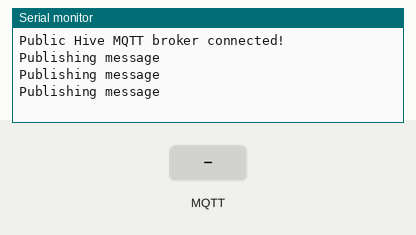
This sketch was run on a simulated ESP32. Parts: the last lines printed to the serial monitor. The test bench sets the inputs (shaded band). WiFi joins after 1.5 s; servers stay silent unless stated; no MQTT or app messages arrive unless stated.

Above: at 3.3 s.
3.4 s: MQTT message "1" arrives on the first subscribed topic
At 3.8 s:
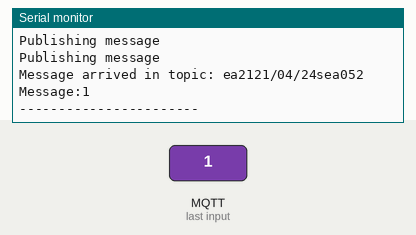
4.9 s: MQTT message "on" arrives on the first subscribed topic
At 5.06 s:
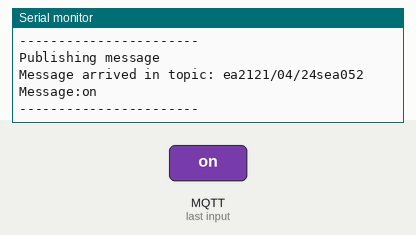
6.4 s: MQTT message "off" arrives on the first subscribed topic
At 7.0 s:
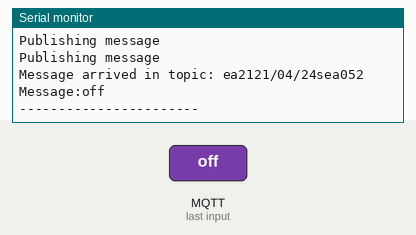

Measured:
- after the input at 3.4 s, the serial monitor: prints a new line at once (image 1)
- after the input at 4.9 s, the serial monitor: prints a new line at once (image 2)
- after the input at 6.4 s, the serial monitor: prints a new line at once (image 3)

The sketch:

Day2Activity2-HiveMQ.ino
```cpp
#include <WiFi.h>
#include <PubSubClient.h>

const char* ssid = "UOC_Staff";
const char* password = "admin106";
const char* mqtt_broker = "broker.hivemq.com";
const int port = 1883;
// const char *mqtt_username = "ea2121_04";
// const char *mqtt_password = "ea2121_04";
const String client_id = "clientId-24sea052";
const char* topic = "ea2121/04/24sea052";
const char* message = "Hello from group 04 - Lilan";
int lastTime = 0;

WiFiClient espClient;
PubSubClient client(espClient);

void setup() {
    Serial.begin(9600);

    // Init wifi
    WiFi.begin(ssid, password);

    // Wait while wifi to connect
    Serial.print("Connecting to WiFi");
    while (WiFi.status() != WL_CONNECTED) {
        delay(1000);
        Serial.print(".");
    }
    Serial.println("\nWifi connected!");
    Serial.print("IP address: ");
    Serial.println(WiFi.localIP());

    // MQTT Connection
    client.setServer(mqtt_broker, port);
    client.setCallback(callback);
    while (!client.connected()) {
        Serial.printf("The client %s connects to the public MQTT broker\n", client_id.c_str());
        if (client.connect(client_id.c_str())) {
            Serial.println("Public Hive MQTT broker connected!");
        } else {
            Serial.print("failed with state ");
            Serial.print(client.state());
            delay(2000);
        }
    }
    client.subscribe(topic);

    // Publishing message
    Serial.println("Publishing message");
    client.publish(topic, message);
}

void callback(char *topic, byte *payload, unsigned int length) {
    Serial.print("Message arrived in topic: ");
    Serial.println(topic);
    Serial.print("Message:");
    for (int i = 0; i < length; i++) {
        Serial.print((char) payload[i]);
    }
    Serial.println();
    Serial.println("-----------------------");
}

void loop() {
    client.loop();

    if (millis() - lastTime >= 1000) {
        lastTime = millis();
        Serial.println("Publishing message");
        client.publish(topic, message);
    }
}
```
